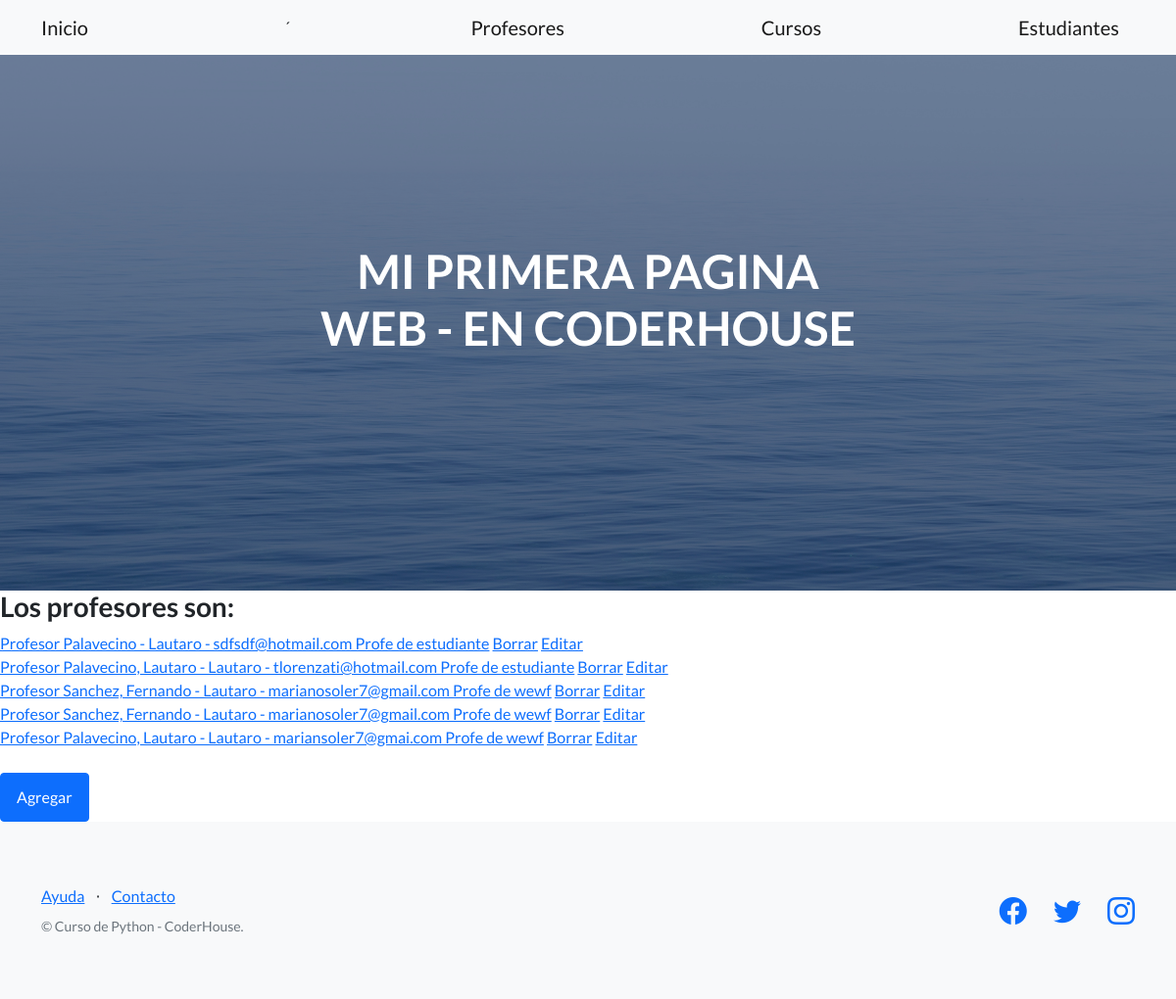
Before: /coder/profesores with the older database file.
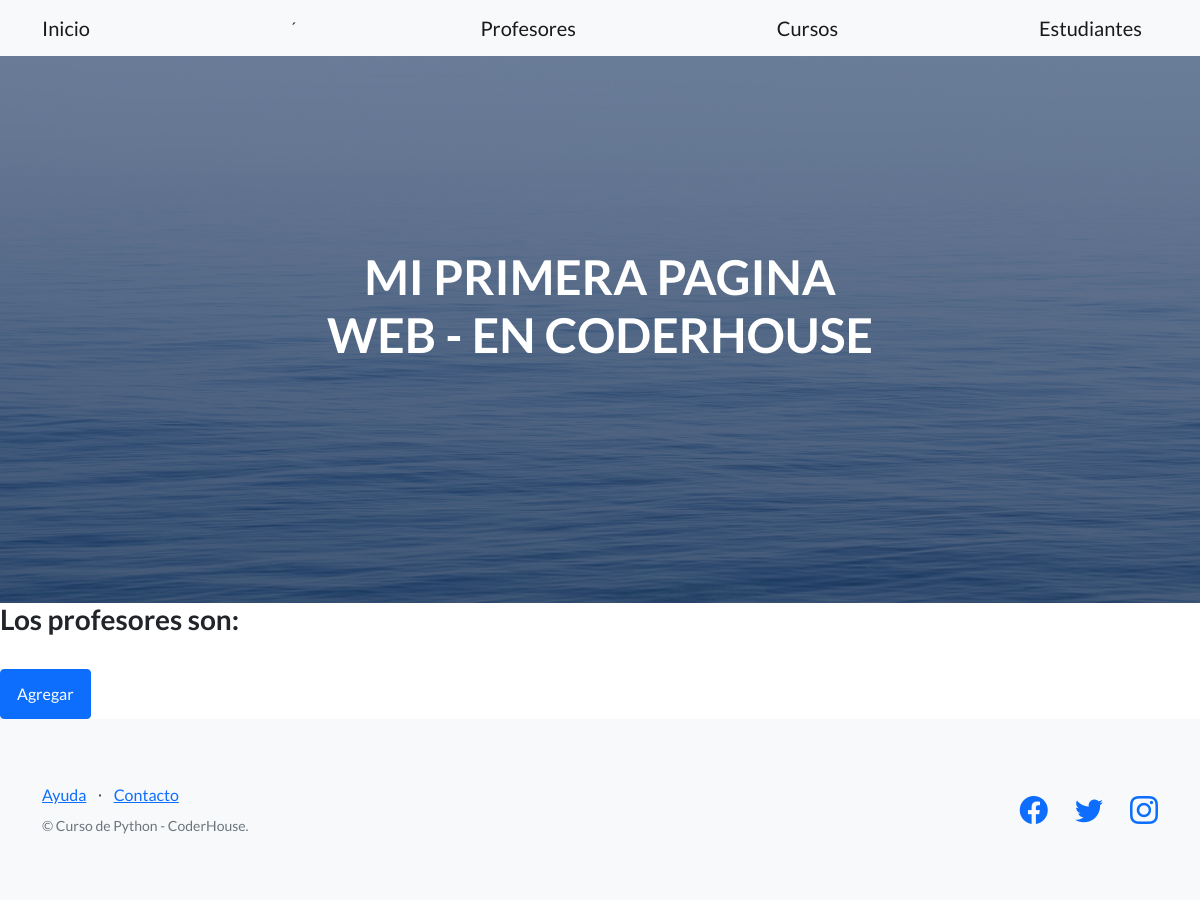
After: the same page with the newer database file.
### AppCoder/models.py (models this page shows)
class Profesor(Model):
    nombre = CharField(max_length=30)
    apellido = CharField(max_length=30)
    email = EmailField()
    profesion = CharField(max_length=30)
    def __str__(self):
        return f'Profesor {self.nombre} - {self.apellido} - {self.email} Profe de {self.profesion}'

### AppCoder/views.py (the view)
# urls.py: path('profesores', ProfesorListView.as_view(), name='profesores'),
class ProfesorListView(ListView):
    model = Profesor
    template_name = 'AppCoder/profesores.html'
    context_object_name = 'profesores'

### templates/AppCoder/profesores.html (shortened to what this page needs)
{% extends 'AppCoder/padre.html' %}
{% block contenidoQueCambia %}
    <h3>Los profesores son: </h3>
    {% for profesores in profesores %}
        <a href="{% url 'profesor_view' profesores.id %}">{{ profesores }}</a>
        <a href="{% url 'profesor_delete' profesores.id %}">Borrar</a>
        <a href="{% url 'profesor_update' profesores.id %}">Editar</a>
        <br>
        {% endfor %}
    <br>
    <a class="btn btn-primary" href="{% url 'profesorFormulario' %}">Agregar</a>
{% endblock %}

### templates/AppCoder/padre.html (shortened to what this page needs)
<!DOCTYPE html>
<html lang="en">
    <head>
        {% load static %}
        <link href="https://cdn.jsdelivr.net/npm/bootstrap-icons@1.5.0/font/bootstrap-icons.css" rel="stylesheet" type="text/css" />
        <link href="{%static 'AppCoder/css/styles.css' %}" rel="stylesheet" />
    </head>
    <body>
        <nav class="navbar navbar-light bg-light static-top">
            <div class="container">
                <a class="navbar-brand" href="{% url 'inicio' %}">Inicio</a>´
                <a class="navbar-brand" href="{% url 'profesores' %}">Profesores</a>
                <a class="navbar-brand" href="{% url 'cursos' %}">Cursos</a>
                <a class="navbar-brand" href="{% url 'estudiantes' %}">Estudiantes</a>
            </div>
        </nav>
        <header class="masthead">
            <div class="container position-relative">
                <div class="row justify-content-center">
                    <div class="col-xl-6">
                        <div class="text-center text-white">
                            <h1 class="mb-5">MI PRIMERA PAGINA WEB - EN CODERHOUSE </h1>
                        </div>
                    </div>
                </div>
            </div>
        </header>
        {% block contenidoQueCambia %}
        {% endblock %}
        <footer class="footer bg-light">
            <div class="container">
                <div class="row">
                    <div class="col-lg-6 h-100 text-center text-lg-start my-auto">
                        <ul class="list-inline mb-2">
                            <li class="list-inline-item"><a href="#!">Ayuda</a></li>
                            <li class="list-inline-item">⋅</li>
                            <li class="list-inline-item"><a href="#!">Contacto</a></li>
                        </ul>
                        <p class="text-muted small mb-4 mb-lg-0">&copy; Curso de Python - CoderHouse.</p>
                    </div>
                    <div class="col-lg-6 h-100 text-center text-lg-end my-auto">
                        <ul class="list-inline mb-0">
                            <li class="list-inline-item me-4">
                                <a href="http://www.facebook.com"><i class="bi-facebook fs-3"></i></a>
                            </li>
                            <li class="list-inline-item me-4">
                                <a href="http://www.twitter.com"><i class="bi-twitter fs-3"></i></a>
                            </li>
                            <li class="list-inline-item">
                                <a href="http://www.instagram.com"><i class="bi-instagram fs-3"></i></a>
                            </li>
                        </ul>
                    </div>
                </div>
            </div>
        </footer>
    </body>
</html>

Changed rows visible on the page:
removed Profesor: nombre+apellido+email "Profesor Palavecino - Lautaro - sdfsdf@hotmail.com Profe de estudiante"
removed Profesor: nombre+apellido+email "Profesor Palavecino, Lautaro - Lautaro - tlorenzati@hotmail.com Profe de estudiante"
removed Profesor: nombre+apellido+email "Profesor Sanchez, Fernando - Lautaro - marianosoler7@gmail.com Profe de wewf"
removed Profesor: nombre+apellido+email "Profesor Sanchez, Fernando - Lautaro - marianosoler7@gmail.com Profe de wewf"
removed Profesor: nombre+apellido+email "Profesor Palavecino, Lautaro - Lautaro - mariansoler7@gmai.com Profe de wewf"
